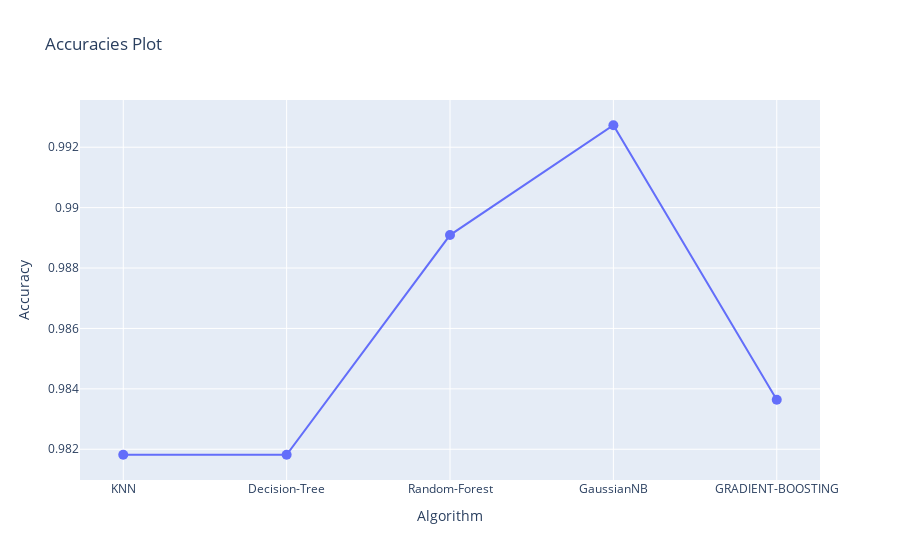

Notebook code cell kept with this figure:
### Code cell
import plotly.graph_objects as go
# Assuming you have a list of accuracies
accuracies = [acc1, acc2, acc3,acc4,acc5]
algorithms = ['KNN', 'Decision-Tree', 'Random-Forest','GaussianNB','GRADIENT-BOOSTING']
# Creating the plot
fig = go.Figure(data=go.Scatter(x=algorithms, y=accuracies, mode='markers+lines', marker=dict(symbol='circle', size=10), line=dict(width=2)))
# Adding titles and labels
fig.update_layout(title='Accuracies Plot', xaxis_title='Algorithm', yaxis_title='Accuracy')
# Displaying the plot
fig.show()

### Figure 1 — Plotly figure (JSON) as saved in the notebook; plotly's stock layout.template omitted (floating-point values rounded to 4 significant figures)
{"data": [{"line": {"width": 2}, "marker": {"size": 10, "symbol": "circle"}, "mode": "markers+lines", "type": "scatter", "x": ["KNN", "Decision-Tree", "Random-Forest", "GaussianNB", "GRADIENT-BOOSTING"], "y": [0.9818, 0.9818, 0.9891, 0.9927, 0.9836]}], "layout": {"title": {"text": "Accuracies Plot"}, "xaxis": {"title": {"text": "Algorithm"}}, "yaxis": {"title": {"text": "Accuracy"}}}}
